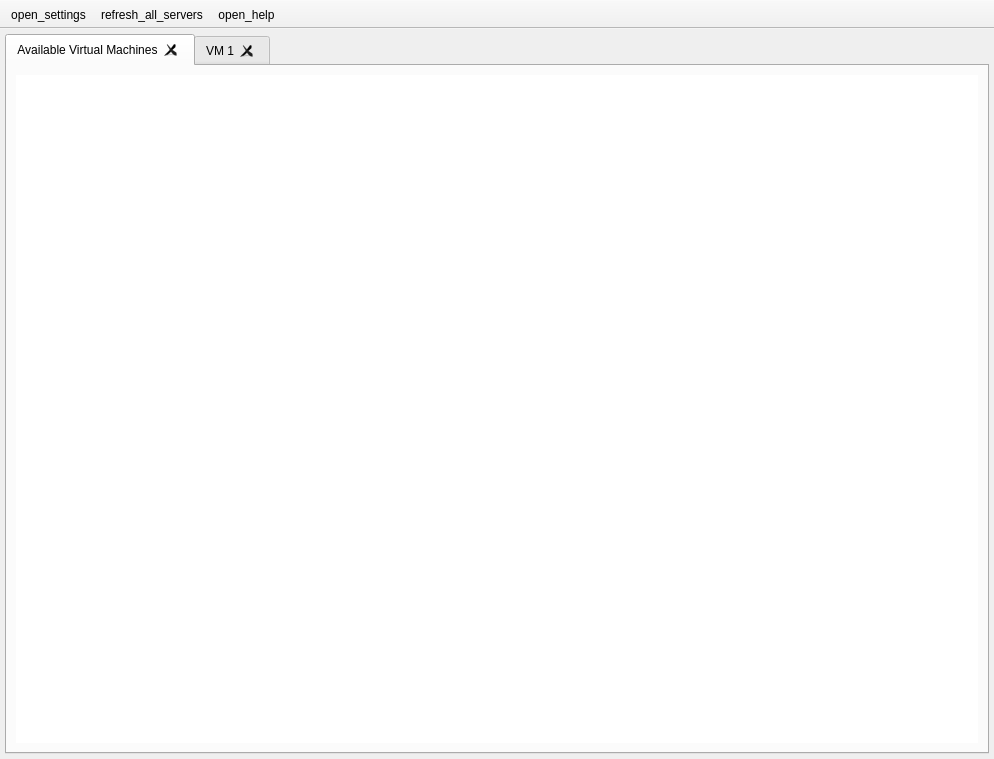
<?xml version="1.0" encoding="UTF-8"?>
<ui version="4.0">
 <class>main_window</class>
 <widget class="QMainWindow" name="main_window">
  <property name="geometry">
   <rect>
    <x>0</x>
    <y>0</y>
    <width>994</width>
    <height>759</height>
   </rect>
  </property>
  <property name="minimumSize">
   <size>
    <width>318</width>
    <height>318</height>
   </size>
  </property>
  <property name="windowTitle">
   <string>CollabVM Qt Client</string>
  </property>
  <property name="tabShape">
   <enum>QTabWidget::TabShape::Rounded</enum>
  </property>
  <property name="unifiedTitleAndToolBarOnMac">
   <bool>true</bool>
  </property>
  <widget class="QWidget" name="centralwidget">
   <property name="autoFillBackground">
    <bool>false</bool>
   </property>
   <layout class="QGridLayout" name="main_grid_layout">
    <property name="leftMargin">
     <number>5</number>
    </property>
    <property name="topMargin">
     <number>5</number>
    </property>
    <property name="rightMargin">
     <number>5</number>
    </property>
    <property name="bottomMargin">
     <number>5</number>
    </property>
    <item row="0" column="0">
     <widget class="QTabWidget" name="tabs">
      <property name="currentIndex">
       <number>0</number>
      </property>
      <property name="tabsClosable">
       <bool>true</bool>
      </property>
      <property name="movable">
       <bool>true</bool>
      </property>
      <property name="tabBarAutoHide">
       <bool>false</bool>
      </property>
      <widget class="QWidget" name="vm_list_tab">
       <property name="autoFillBackground">
        <bool>false</bool>
       </property>
       <attribute name="icon">
        <iconset theme="accessories-dictionary"/>
       </attribute>
       <attribute name="title">
        <string>Available Virtual Machines</string>
       </attribute>
       <layout class="QGridLayout" name="vm_list_tab_grid_layout">
        <item row="0" column="0">
         <widget class="QListView" name="vm_list_view">
          <property name="frameShape">
           <enum>QFrame::Shape::NoFrame</enum>
          </property>
          <property name="resizeMode">
           <enum>QListView::ResizeMode::Adjust</enum>
          </property>
         </widget>
        </item>
       </layout>
      </widget>
      <widget class="QWidget" name="example_vm_tab">
       <attribute name="icon">
        <iconset theme="QIcon::ThemeIcon::Computer"/>
       </attribute>
       <attribute name="title">
        <string>VM 1</string>
       </attribute>
      </widget>
     </widget>
    </item>
   </layout>
  </widget>
  <widget class="QToolBar" name="main_toolbar">
   <property name="contextMenuPolicy">
    <enum>Qt::ContextMenuPolicy::PreventContextMenu</enum>
   </property>
   <property name="windowTitle">
    <string>toolBar</string>
   </property>
   <property name="movable">
    <bool>false</bool>
   </property>
   <property name="allowedAreas">
    <set>Qt::ToolBarArea::TopToolBarArea</set>
   </property>
   <property name="orientation">
    <enum>Qt::Orientation::Horizontal</enum>
   </property>
   <property name="iconSize">
    <size>
     <width>30</width>
     <height>20</height>
    </size>
   </property>
   <property name="floatable">
    <bool>true</bool>
   </property>
   <attribute name="toolBarArea">
    <enum>TopToolBarArea</enum>
   </attribute>
   <attribute name="toolBarBreak">
    <bool>false</bool>
   </attribute>
   <addaction name="action_open_settings"/>
   <addaction name="action_refresh_all_servers"/>
   <addaction name="action_open_help"/>
  </widget>
  <action name="action_open_settings">
   <property name="icon">
    <iconset theme="document-properties"/>
   </property>
   <property name="text">
    <string>open_settings</string>
   </property>
   <property name="toolTip">
    <string>Open settings.</string>
   </property>
   <property name="menuRole">
    <enum>QAction::MenuRole::PreferencesRole</enum>
   </property>
  </action>
  <action name="action_open_help">
   <property name="icon">
    <iconset theme="help-faq"/>
   </property>
   <property name="text">
    <string>open_help</string>
   </property>
   <property name="toolTip">
    <string>Open help stuff.</string>
   </property>
   <property name="menuRole">
    <enum>QAction::MenuRole::AboutRole</enum>
   </property>
  </action>
  <action name="action_refresh_all_servers">
   <property name="icon">
    <iconset theme="sync-synchronizing"/>
   </property>
   <property name="text">
    <string>refresh_all_servers</string>
   </property>
   <property name="toolTip">
    <string>Refresh all CollabVM server instances.</string>
   </property>
   <property name="menuRole">
    <enum>QAction::MenuRole::ApplicationSpecificRole</enum>
   </property>
  </action>
 </widget>
 <resources>
  <include location="../collabvm-qt-client.qrc"/>
 </resources>
 <connections/>
</ui>
